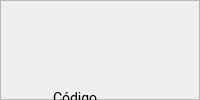
            <widget class="QWidget" name="page_egreso">
             <layout class="QVBoxLayout" name="verticalLayout_14">
              <property name="spacing">
               <number>0</number>
              </property>
              <property name="leftMargin">
               <number>0</number>
              </property>
              <property name="topMargin">
               <number>0</number>
              </property>
              <property name="rightMargin">
               <number>0</number>
              </property>
              <property name="bottomMargin">
               <number>0</number>
              </property>
              <item>
               <widget class="QFrame" name="frame">
                <property name="frameShape">
                 <enum>QFrame::StyledPanel</enum>
                </property>
                <property name="frameShadow">
                 <enum>QFrame::Raised</enum>
                </property>
                <widget class="QLabel" name="label_15">
                 <property name="geometry">
                  <rect>
                   <x>350</x>
                   <y>20</y>
                   <width>128</width>
                   <height>40</height>
                  </rect>
                 </property>
                 <property name="minimumSize">
                  <size>
                   <width>128</width>
                   <height>0</height>
                  </size>
                 </property>
                 <property name="maximumSize">
                  <size>
                   <width>120</width>
                   <height>40</height>
                  </size>
                 </property>
                 <property name="font">
                  <font>
                   <family>Roboto</family>
                   <pointsize>20</pointsize>
                   <weight>75</weight>
                   <bold>true</bold>
                  </font>
                 </property>
                 <property name="styleSheet">
                  <string notr="true">color: #282830 ;
border: none</string>
                 </property>
                 <property name="text">
                  <string>Egreso</string>
                 </property>
                 <property name="alignment">
                  <set>Qt::AlignCenter</set>
                 </property>
                </widget>
                <widget class="QLabel" name="label_egr_ing">
                 <property name="geometry">
                  <rect>
                   <x>40</x>
                   <y>80</y>
                   <width>131</width>
                   <height>27</height>
                  </rect>
                 </property>
                 <property name="font">
                  <font>
                   <family>Roboto</family>
                   <pointsize>-1</pointsize>
                  </font>
                 </property>
                 <property name="styleSheet">
                  <string notr="true">font-family: Roboto;
font-size: 14px;
margin-top:10px;
margin-left:10px

</string>
                 </property>
                 <property name="text">
                  <string>Código</string>
                 </property>
                </widget>
                <widget class="QLineEdit" name="input_codigoProdEgreso">
                 <property name="geometry">
                  <rect>
                   <x>40</x>
                   <y>110</y>
                   <width>121</width>
                   <height>25</height>
                  </rect>
                 </property>
                 <property name="minimumSize">
                  <size>
                   <width>0</width>
                   <height>0</height>
                  </size>
                 </property>
                 <property name="maximumSize">
                  <size>
                   <width>16777215</width>
                   <height>25</height>
                  </size>
                 </property>
                 <property name="styleSheet">
                  <string notr="true">QLineEdit{
background-color: #fff;
border: 0.5px solid #c1c1c1;
border-radius: 3px;
padding: 4 5px;
color: rgb(0, 0, 0);
font-family:Roboto;
font-size:13px;
font-weight: 400;
margin-left: 10px;

}
</string>
                 </property>
                 <property name="text">
                  <string/>
                 </property>
                 <property name="placeholderText">
                  <string/>
                 </property>
                </widget>
                <widget class="QSpinBox" name="num_cantidadEgreso">
                 <property name="geometry">
                  <rect>
                   <x>200</x>
                   <y>110</y>
                   <width>121</width>
                   <height>25</height>
                  </rect>
                 </property>
                 <property name="styleSheet">
                  <string notr="true">background-color: #fff;
border-radius: 3px;
padding: 4 5px;
color: rgb(0, 0, 0);
font-family:Roboto;
border: none;
font-size:13px;
font-weight: 400;
margin-left: 10px;
</string>
                 </property>
                 <property name="minimum">
                  <number>0</number>
                 </property>
                 <property name="maximum">
                  <number>999</number>
                 </property>
                </widget>
                <widget class="QLabel" name="label_pasillos_2">
                 <property name="geometry">
                  <rect>
                   <x>200</x>
                   <y>80</y>
                   <width>131</width>
                   <height>27</height>
                  </rect>
                 </property>
                 <property name="font">
                  <font>
                   <family>Roboto</family>
                   <pointsize>-1</pointsize>
                  </font>
                 </property>
                 <property name="styleSheet">
                  <string notr="true">font-family: Roboto;
font-size: 14px;
margin-top:10px;
margin-left:10px

</string>
                 </property>
                 <property name="text">
                  <string>Cantidad</string>
                 </property>
                </widget>
                <widget class="QPushButton" name="btn_agregarProdEgreso">
                 <property name="geometry">
                  <rect>
                   <x>340</x>
                   <y>110</y>
                   <width>121</width>
                   <height>26</height>
                  </rect>
                 </property>
                 <property name="font">
                  <font>
                   <family>Roboto</family>
                   <pointsize>-1</pointsize>
                  </font>
                 </property>
                 <property name="cursor">
                  <cursorShape>PointingHandCursor</cursorShape>
                 </property>
                 <property name="styleSheet">
                  <string notr="true">QPushButton{
background-color: rgba(71, 71, 103);
color: #fff;
border-radius:5px;
font-family:Roboto;
font-size: 13px

}
QPushButton:hover{
background-color: rgba(71, 71, 103,180);
}</string>
                 </property>
                 <property name="text">
                  <string>Agregar</string>
                 </property>
                </widget>
                <widget class="QPushButton" name="btn_actualizarProdEgreso">
                 <property name="geometry">
                  <rect>
                   <x>470</x>
                   <y>190</y>
                   <width>31</width>
                   <height>21</height>
                  </rect>
                 </property>
                 <property name="minimumSize">
                  <size>
                   <width>0</width>
                   <height>21</height>
                  </size>
                 </property>
                 <property name="cursor">
                  <cursorShape>PointingHandCursor</cursorShape>
                 </property>
                 <property name="text">
                  <string/>
                 </property>
                 <property name="icon">
                  <iconset resource="img/img.qrc">
                   <normaloff>:/img/refresh.png</normaloff>:/img/refresh.png</iconset>
                 </property>
                 <property name="iconSize">
                  <size>
                   <width>33</width>
                   <height>16</height>
                  </size>
                 </property>
                </widget>
                <widget class="QFrame" name="frame_31">
                 <property name="geometry">
                  <rect>
                   <x>49</x>
                   <y>180</y>
                   <width>411</width>
                   <height>41</height>
                  </rect>
                 </property>
                 <property name="minimumSize">
                  <size>
                   <width>56</width>
                   <height>41</height>
                  </size>
                 </property>
                 <property name="styleSheet">
                  <string notr="true">background-color: #f2f2f5;
border-radius:15px;</string>
                 </property>
                 <property name="frameShape">
                  <enum>QFrame::StyledPanel</enum>
                 </property>
                 <property name="frameShadow">
                  <enum>QFrame::Raised</enum>
                 </property>
                 <widget class="QLabel" name="label_51">
                  <property name="geometry">
                   <rect>
                    <x>20</x>
                    <y>10</y>
                    <width>47</width>
                    <height>18</height>
                   </rect>
                  </property>
                  <property name="font">
                   <font>
                    <family>Roboto</family>
                    <pointsize>11</pointsize>
                    <weight>75</weight>
                    <bold>true</bold>
                   </font>
                  </property>
                  <property name="styleSheet">
                   <string notr="true">background: none;
color: #282830 ;
</string>
                  </property>
                  <property name="text">
                   <string>Código</string>
                  </property>
                 </widget>
                 <widget class="QLabel" name="label_52">
                  <property name="geometry">
                   <rect>
                    <x>150</x>
                    <y>10</y>
                    <width>79</width>
                    <height>18</height>
                   </rect>
                  </property>
                  <property name="font">
                   <font>
                    <family>Roboto</family>
                    <pointsize>11</pointsize>
                    <weight>75</weight>
                    <bold>true</bold>
                   </font>
                  </property>
                  <property name="styleSheet">
                   <string notr="true">background: none;
color: #282830 ;

</string>
                  </property>
                  <property name="text">
                   <string>Descripción</string>
                  </property>
                 </widget>
                 <widget class="QLabel" name="label_56">
                  <property name="geometry">
                   <rect>
                    <x>310</x>
                    <y>10</y>
                    <width>61</width>
                    <height>18</height>
                   </rect>
                  </property>
                  <property name="font">
                   <font>
                    <family>Roboto</family>
                    <pointsize>11</pointsize>
                    <weight>75</weight>
                    <bold>true</bold>
                   </font>
                  </property>
                  <property name="styleSheet">
                   <string notr="true">background: none;
color: #282830 ;

</string>
                  </property>
                  <property name="text">
                   <string>Cantidad</string>
                  </property>
                 </widget>
                 <widget class="QTableWidget" name="tableWidget_lotes_2">
                  <property name="geometry">
                   <rect>
                    <x>0</x>
                    <y>30</y>
                    <width>801</width>
                    <height>351</height>
                   </rect>
                  </property>
                  <property name="cursor" stdset="0">
                   <cursorShape>PointingHandCursor</cursorShape>
                  </property>
                  <property name="styleSheet">
                   <string notr="true">QTableWidget{
font-size: 11pt;
margin-top:15px;
color: #000;
font-family: Roboto;
text-align:center;
}
QHeaderView::section {
    background-color: #394353;
	border-radius: 11px;
	color:#fff;
    font-size: 9pt;
	font-family:Roboto;
    border-left: 1px solid #394353;

}

QHeaderView::section:horizontal
{
    border-top: 1px solid #394353;

}

QHeaderView::section:vertical
{

    border-left: 1px solid #394353;
}</string>
                  </property>
                  <property name="editTriggers">
                   <set>QAbstractItemView::NoEditTriggers</set>
                  </property>
                  <property name="showGrid">
                   <bool>false</bool>
                  </property>
                  <attribute name="horizontalHeaderVisible">
                   <bool>false</bool>
                  </attribute>
                  <attribute name="horizontalHeaderCascadingSectionResizes">
                   <bool>true</bool>
                  </attribute>
                  <attribute name="horizontalHeaderDefaultSectionSize">
                   <number>160</number>
                  </attribute>
                  <attribute name="horizontalHeaderShowSortIndicator" stdset="0">
                   <bool>true</bool>
                  </attribute>
                  <attribute name="horizontalHeaderStretchLastSection">
                   <bool>true</bool>
                  </attribute>
                  <attribute name="verticalHeaderVisible">
                   <bool>false</bool>
                  </attribute>
                  <attribute name="verticalHeaderDefaultSectionSize">
                   <number>41</number>
                  </attribute>
                  <column>
                   <property name="text">
                    <string>New Column</string>
                   </property>
                  </column>
                  <column>
                   <property name="text">
                    <string>New Column</string>
                   </property>
                  </column>
                  <column>
                   <property name="text">
                    <string>New Column</string>
                   </property>
                  </column>
                  <column>
                   <property name="text">
                    <string>New Column</string>
                   </property>
                  </column>
                  <column>
                   <property name="text">
                    <string>New Column</string>
                   </property>
                  </column>
                 </widget>
                </widget>
                <widget class="QTableWidget" name="tableWidget_egreso">
                 <property name="geometry">
                  <rect>
                   <x>50</x>
                   <y>240</y>
                   <width>461</width>
                   <height>351</height>
                  </rect>
                 </property>
                 <property name="cursor" stdset="0">
                  <cursorShape>PointingHandCursor</cursorShape>
                 </property>
                 <property name="styleSheet">
                  <string notr="true">QTableWidget{
font-size: 11pt;
margin-top:15px;
color: #000;
font-family: Roboto;
text-align:center;
}
QHeaderView::section {
    background-color: #394353;
	border-radius: 11px;
	color:#fff;
    font-size: 9pt;
	font-family:Roboto;
    border-left: 1px solid #394353;

}

QHeaderView::section:horizontal
{
    border-top: 1px solid #394353;

}

QHeaderView::section:vertical
{

    border-left: 1px solid #394353;
}</string>
                 </property>
                 <property name="editTriggers">
                  <set>QAbstractItemView::NoEditTriggers</set>
                 </property>
                 <property name="showGrid">
                  <bool>false</bool>
                 </property>
                 <attribute name="horizontalHeaderVisible">
                  <bool>false</bool>
                 </attribute>
                 <attribute name="horizontalHeaderCascadingSectionResizes">
                  <bool>true</bool>
                 </attribute>
                 <attribute name="horizontalHeaderDefaultSectionSize">
                  <number>150</number>
                 </attribute>
                 <attribute name="horizontalHeaderShowSortIndicator" stdset="0">
                  <bool>true</bool>
                 </attribute>
                 <attribute name="horizontalHeaderStretchLastSection">
                  <bool>true</bool>
                 </attribute>
                 <attribute name="verticalHeaderVisible">
                  <bool>false</bool>
                 </attribute>
                 <attribute name="verticalHeaderDefaultSectionSize">
                  <number>41</number>
                 </attribute>
                 <column>
                  <property name="text">
                   <string>New Column</string>
                  </property>
                 </column>
                 <column>
                  <property name="text">
                   <string>New Column</string>
                  </property>
                 </column>
                 <column>
                  <property name="text">
                   <string>New Column</string>
                  </property>
                 </column>
                </widget>
                <widget class="QListWidget" name="lista_egreso">
                 <property name="geometry">
                  <rect>
                   <x>560</x>
                   <y>210</y>
                   <width>361</width>
                   <height>391</height>
                  </rect>
                 </property>
                 <property name="font">
                  <font>
                   <family>Roboto</family>
                   <pointsize>16</pointsize>
                  </font>
                 </property>
                 <property name="styleSheet">
                  <string notr="true">background-color: #f2f2f5;
</string>
                 </property>
                 <property name="autoScrollMargin">
                  <number>16</number>
                 </property>
                 <property name="editTriggers">
                  <set>QAbstractItemView::DoubleClicked</set>
                 </property>
                 <property name="batchSize">
                  <number>100</number>
                 </property>
                 <property name="currentRow">
                  <number>-1</number>
                 </property>
                </widget>
                <widget class="QLabel" name="label_16">
                 <property name="geometry">
                  <rect>
                   <x>680</x>
                   <y>170</y>
                   <width>128</width>
                   <height>40</height>
                  </rect>
                 </property>
                 <property name="minimumSize">
                  <size>
                   <width>128</width>
                   <height>0</height>
                  </size>
                 </property>
                 <property name="maximumSize">
                  <size>
                   <width>120</width>
                   <height>40</height>
                  </size>
                 </property>
                 <property name="font">
                  <font>
                   <family>Roboto</family>
                   <pointsize>19</pointsize>
                   <weight>75</weight>
                   <bold>true</bold>
                  </font>
                 </property>
                 <property name="styleSheet">
                  <string notr="true">color: #282830 ;
border: none</string>
                 </property>
                 <property name="text">
                  <string>Picking</string>
                 </property>
                 <property name="alignment">
                  <set>Qt::AlignCenter</set>
                 </property>
                </widget>
               </widget>
              </item>
             </layout>
            </widget>
